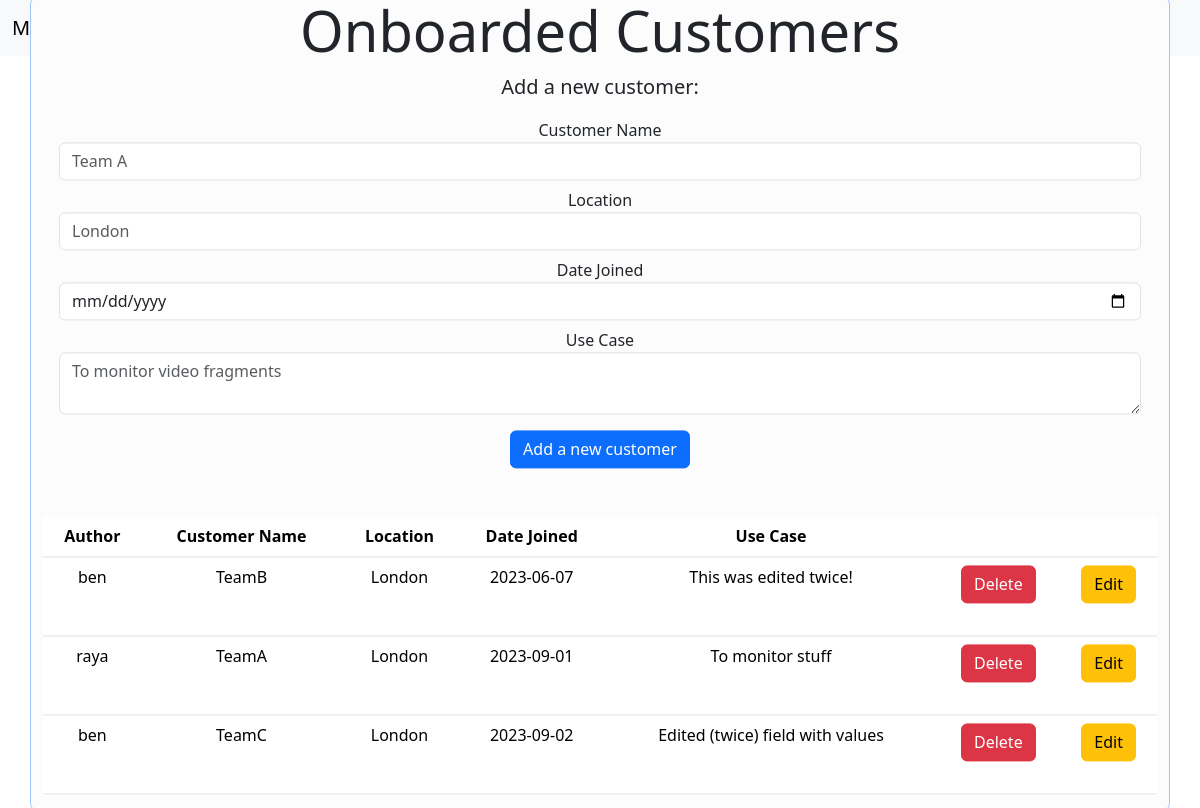
The app's page /customers_database (signed in) with its own data.
### tables this page shows
CREATE TABLE customers (name VARCHAR PRIMARY KEY UNIQUE NOT NULL, author VARCHAR NOT NULL, dateJoined TEXT NOT NULL, useCase TEXT NOT NULL, location TEXT NOT NULL);

### main.py (the view)
@app.route("/customers_database")
@login_required
def customers_database():
    form = create_customer_form()
    connection = sqlite3.connect("database.db")
    connection.row_factory = sqlite3.Row
    current = connection.cursor()
    currentUser = current_user.username
    isAdmin = current_user.isAdmin
    current.execute("select * from customers")
    rows = current.fetchall();
    return render_template("customers_database.html", rows = rows, form=form, currentUser = currentUser, isAdmin = isAdmin)

### forms.py (shortened to what this page needs)
    class customer_form(FlaskForm):
        name = StringField('Customer Name', default = nameValue, validators=[InputRequired(), Length(min=3, max=20)], render_kw={"placeholder": "Team A", "class":"form-control"})
        location = StringField('Location', default = locationValue, validators=[InputRequired(), Length(min=2, max=20)], render_kw={"placeholder": "London", "class":"form-control"})
        dateJoined = DateField('Date Joined', default = dateJoinedValue, validators=[InputRequired()], render_kw={"class":"form-control"})
        useCase = TextAreaField('Use Case', default = useCaseValue, validators=[InputRequired(), Length(max=300)], render_kw={"placeholder": "To monitor video fragments", "class":"form-control"})

### forms.py (called while the page is built, shortened)
def create_customer_form(
    nameValue: str = '',
    dateJoinedValue: str = '',
    locationValue: str = '',
    useCaseValue: str = ''
):
    class customer_form(FlaskForm):
        name = StringField('Customer Name', default = nameValue, validators=[InputRequired(), Length(min=3, max=20)], render_kw={"placeholder": "Team A", "class":"form-control"})
        location = StringField('Location', default = locationValue, validators=[InputRequired(), Length(min=2, max=20)], render_kw={"placeholder": "London", "class":"form-control"})
        dateJoined = DateField('Date Joined', default = dateJoinedValue, validators=[InputRequired()], render_kw={"class":"form-control"})
        useCase = TextAreaField('Use Case', default = useCaseValue, validators=[InputRequired(), Length(max=300)], render_kw={"placeholder": "To monitor video fragments", "class":"form-control"})
    return customer_form()

### main.py (called while the page is built)
@login_manager.user_loader
def load_user(id):
    try:
        connection = sqlite3.connect("database.db")
        cursor = connection.cursor()
        cursor.execute("SELECT * FROM users WHERE id = (?)",[id])
        result = cursor.fetchone()
        if result is None:
            return None
        else:
            return User(result[0], result[1], result[2], result[3], result[4])
    except Exception as e:
        return e

### templates/customers_database.html (shortened to what this page needs)
<!DOCTYPE html>
<html lang="en" dir="ltr">
  <head>
    <link href="https://cdn.jsdelivr.net/npm/bootstrap@5.3.1/dist/css/bootstrap.min.css" rel="stylesheet">
  </head>
  <body>
    <nav class="navbar navbar-expand-lg navbar-light bg-light">
      <div class="container-fluid">
        <a class="navbar-brand" href="{{ url_for('home') }}">MyAgileProject</a>
    </div>
    </nav>
    <div class="jumbotron">
        <div class="container-md bg-light-subtle border border-primary-subtle rounded-3 text-center position-absolute top-50 start-50 translate-middle">
            <h1 class="display-4">Onboarded Customers</h1>
            <p class="lead">Add a new customer:</p>
            <form class="form" action = "{{ url_for('add_customer') }}" method = "POST">
                <div class="form-group mx-sm-3 mb-2">
                    {{ form.name.label() }}
                    {% if form.name.errors %}
                        {{ form.name() }}
                        <div class="invalid-feedback">
                        {% for error in form.name.errors %}
                        <span>* {{ error }}</span>
                        {% endfor %}
                        </div>
                    {%else%}
                        {{ form.name() }}
                    {% endif %}
                </div>
                <div class="form-group mx-sm-3 mb-2">
                    {{ form.location.label() }}
                    {% if form.location.errors %}
                        {{ form.location() }}
                        <div class="invalid-feedback">
                        {% for error in form.location.errors %}
                        <span>* {{ error }}</span>
                        {% endfor %}
                        </div>
                    {%else%}
                        {{ form.location() }}
                    {% endif %}
                </div>
                <div class="form-group mx-sm-3 mb-2">
                    {{ form.dateJoined.label() }}
                    {% if form.dateJoined.errors %}
                        {{ form.dateJoined() }}
                        <div class="invalid-feedback">
                        {% for error in form.dateJoined.errors %}
                        <span>* {{ error }}</span>
                        {% endfor %}
                        </div>
                    {%else%}
                        {{ form.dateJoined() }}
                    {% endif %}
                </div>
                <div class="form-group mx-sm-3 mb-3">
                    {{ form.useCase.label() }}
                    {% if form.useCase.errors %}
                        {{ form.useCase() }}
                        <div class="invalid-feedback">
                        {% for error in form.useCase.errors %}
                        <span>* {{ error }}</span>
                        {% endfor %}
                        </div>
                    {%else%}
                        {{ form.useCase() }}
                    {% endif %}
                </div>
                <button type="submit" class="btn btn-primary mb-4">Add a new customer</button>
            </form>
            <br>
            <table class="table">
                <thead>
                    <tr>
                        <th scope="col">Author</th>
                        <th scope="col">Customer Name</th>
                        <th scope="col">Location</th>
                        <th scope="col">Date Joined</th>
                        <th scope="col">Use Case</th>
                        <th scope="col"></th>
                        <th scope="col"></th>
                    </tr>
                </thead>
                <tbody>
                    {% for row in rows %}
                        <tr>
                            <td>
                                {{row["author"]}}
                            </td>
                            <td>
                                {{row["name"]}}
                            </td>
                            <td>
                                {{row["location"]}}
                            </td>
                            <td>
                                {{row["dateJoined"]}}
                            </td>
                            <td>
                                {{row["useCase"]}}
                            </td>
                            {% if row["author"] == currentUser or isAdmin == "True"%}
                            <td>
                                <form action="{{ url_for('delete_customer', customer_name = row['name']) }}" method= "POST">
                                    <button type="submit" class="btn btn-danger mb-4">Delete</button>
                                </form>
                            </td>
                            <td>
                                <a class="btn btn-warning my-2 my-sm-0" href="{{ url_for('update_customer', name = row['name'], dateJoined = row['dateJoined'], location = row['location'], useCase = row['useCase']) }}">Edit</a>
                            </td>
                            {% endif %}
                        </tr>
                    {%endfor%}
                </tbody>
            </table>
        </div>
    </div>
  </body>
</html>

### records on screen
customers: author "ben", name "TeamB", location "London", dateJoined "2023-06-07", useCase "This was edited twice!"
customers: author "raya", name "TeamA", location "London", dateJoined "2023-09-01", useCase "To monitor stuff"
customers: author "ben", name "TeamC", location "London", dateJoined "2023-09-02", useCase "Edited (twice) field with values"
